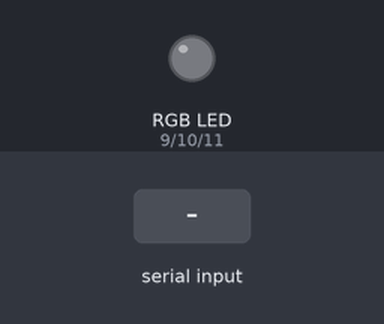
This sketch was run on a simulated Arduino Uno, built with avr-gcc and run on an emulated ATmega328P. On the bench: an RGB LED mixed from three pins (HIGH = lit). The inputs (shaded band) are chosen by the test bench. Dim RGB values are drawn brighter than linear.

Above: at 1.2 s.
1.3 s: "90,45,200\n" received over Serial
At 1.9 s:
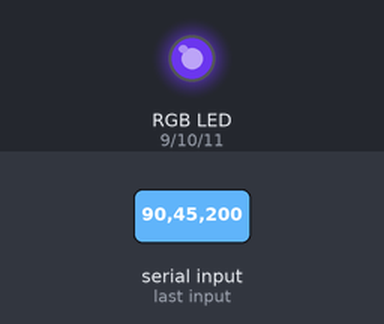
2.8 s: "30,150,10\n" received over Serial
At 3.1 s:
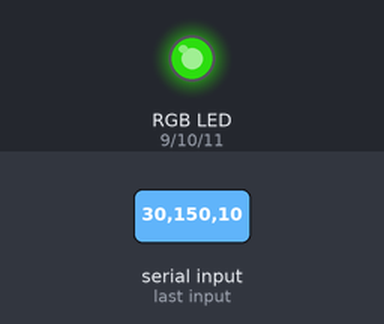
4.3 s: "1,90,45\n" received over Serial
At 5.3 s:
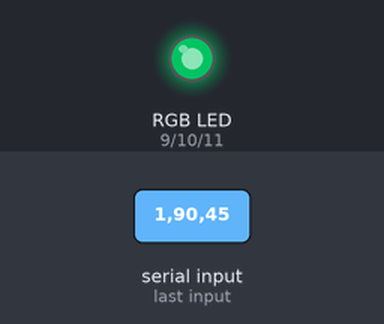
Timing chart, 0 to 7.3 s (numbered marks = the images above; inputs shaded):
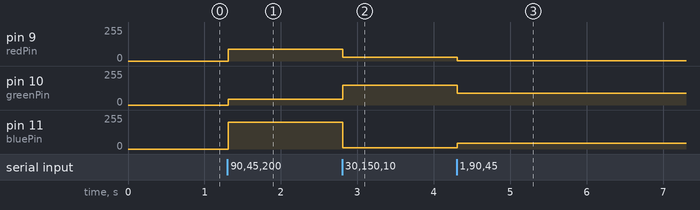

Measured:
- after the input at 1.3 s, pin 9 (redPin): 0/255 → 90/255 at once; pin 10 (greenPin): 0/255 → 45/255 at once; pin 11 (bluePin): 0/255 → 200/255 at once
- after the input at 2.8 s, pin 9 (redPin): 90/255 → 30/255 at once; pin 10 (greenPin): 45/255 → 150/255 at once; pin 11 (bluePin): 200/255 → 10/255 at once
- after the input at 4.3 s, pin 9 (redPin): 30/255 → 1/255 at once; pin 10 (greenPin): 150/255 → 90/255 at once; pin 11 (bluePin): 10/255 → 45/255 at once

The sketch:

com.ino
```cpp
const int redPin = 9;
const int greenPin = 10;
const int bluePin = 11;

void setup() {
  Serial.begin(9600);
  pinMode(redPin, OUTPUT);
  pinMode(greenPin, OUTPUT);
  pinMode(bluePin, OUTPUT);
}

void loop() {
  if (Serial.available() > 0) {
    String rgbString = Serial.readStringUntil('\n');
    rgbString.trim();

    int commaIndex = rgbString.indexOf(',');
    if (commaIndex != -1) {
      int redValue = rgbString.substring(0, commaIndex).toInt();
      rgbString = rgbString.substring(commaIndex + 1);

      commaIndex = rgbString.indexOf(',');
      if (commaIndex != -1) {
        int greenValue = rgbString.substring(0, commaIndex).toInt();
        int blueValue = rgbString.substring(commaIndex + 1).toInt();

        analogWrite(redPin, redValue);
        analogWrite(greenPin, greenValue);
        analogWrite(bluePin, blueValue);
      }
    }
  }
}
```
